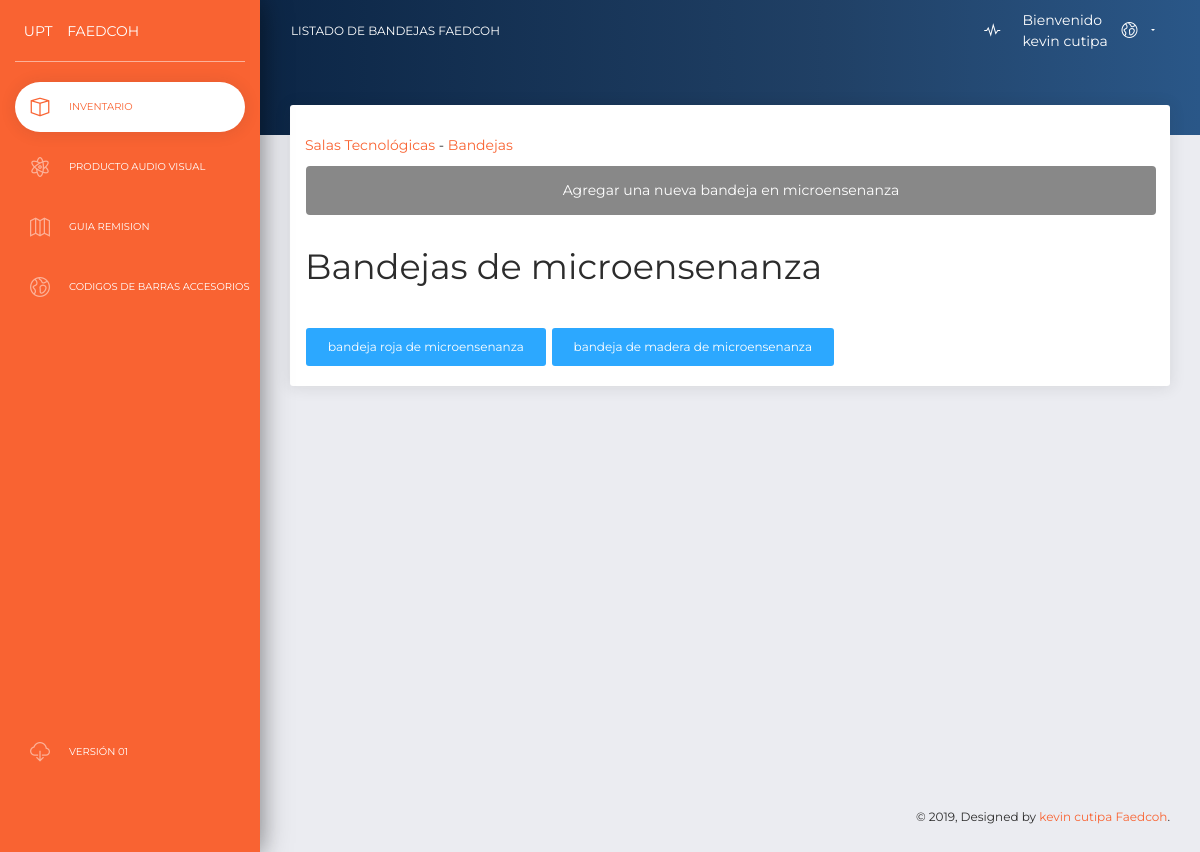
Page /inventario/listar_bandejas.php?cod=100 (signed in) on the committed database.
### tables this page shows
CREATE TABLE IF NOT EXISTS `salatecnologica` (
  `codigosalatecnologica` int(11) NOT NULL AUTO_INCREMENT,
  `nombresalatecnologica` varchar(50) DEFAULT NULL,
  `lugar` varchar(50) DEFAULT NULL,  
  PRIMARY KEY (`codigosalatecnologica`)
);

CREATE TABLE IF NOT EXISTS `bandeja` (
  `codigobandeja` int(11) NOT NULL AUTO_INCREMENT,
  `codigosalatecnologica` int(11) DEFAULT NULL,
  `nombrebandeja` varchar(50) DEFAULT NULL,
  `ubicacion` varchar(50) DEFAULT NULL,  
  PRIMARY KEY (`codigobandeja`)
);

### seguridad/conexion.php (called while the page is built, shortened)
<?php
function conectarse()
{
if(!($link = mysqli_connect("localhost", "root", "")))
{
	echo "Error conectando a la Base de Datos.";
	exit();
}
	return $link;
}
?>

### inventario/listar_bandejas.php (the view, shortened to what this page needs)
<!doctype html>
<html lang="en">
<head>
  <link href="https://use.fontawesome.com/releases/v5.0.6/css/all.css" rel="stylesheet">
  <link href="../assets/css/bootstrap.min.css" rel="stylesheet" />
  <link href="../assets/css/now-ui-dashboard.css?v=1.1.0" rel="stylesheet" />
  <link href="../assets/demo/demo.css" rel="stylesheet" />
<link rel="stylesheet" href="../assets/css/jquery.dataTables.min.css">
<link rel="stylesheet" type="text/css" href="https://cdn.datatables.net/1.10.19/css/jquery.dataTables.min.css">
</head>
<body class="">
  <div class="wrapper ">
    <div class="sidebar" data-color="orange">
      <div class="logo">
        <a href="../index.php" class="simple-text logo-mini">
          UPT
        </a>
        <a href="../index.php" class="simple-text logo-normal">
          FAEDCOH
        </a>
      </div>
      <div class="sidebar-wrapper">
        <ul class="nav">
          <li class="active">
            <a href="../inventario/listar_salastecnologicas.php">
              <i class="now-ui-icons design_app"></i>
              <p>Inventario</p>
            </a>
          </li>
          <li>
            <a href="../audiovisuales/listar_audiovisuales.php">
              <i class="now-ui-icons education_atom"></i>
              <p>Producto Audio Visual</p>
            </a>
          </li>
          <li>
            <a href="../guiaremision/listar_guiaremision.php">
              <i class="now-ui-icons location_map-big"></i>
              <p>Guia Remision</p>
            </a>
          </li>
          <li>
            <a href="../inventario/imprimircodbarra.php">
              <i class="now-ui-icons location_world"></i>
              <p>Codigos de Barras Accesorios </p>
            </a>
          </li>
          <li class="active-pro">
            <a href="#">
              <i class="now-ui-icons arrows-1_cloud-download-93"></i>
              <p>Versión 01</p>
            </a>
          </li>
        </ul>
      </div>
    </div>
    <div class="main-panel">
      <nav class="navbar navbar-expand-lg navbar-transparent  navbar-absolute bg-primary fixed-top">
        <div class="container-fluid">
          <div class="navbar-wrapper">
            <a class="navbar-brand">Listado de Bandejas FAEDCOH</a>
          </div>
          <div class="collapse navbar-collapse justify-content-end" id="navigation">
            <ul class="navbar-nav">
              <li class="nav-item">
                <a class="nav-link" href="#">
                  <i class="now-ui-icons media-2_sound-wave"></i>
                </a>
              </li>
              <div id="txtUser">Bienvenido <br> <?php echo $_SESSION['usuario']['nom']. ' ' .$_SESSION['usuario']['ape'];?></div>
              <li class="nav-item dropdown">
                <a class="nav-link dropdown-toggle" href="http://example.com" id="navbarDropdownMenuLink" data-toggle="dropdown" aria-haspopup="true" aria-expanded="false">
                  <i class="now-ui-icons location_world"></i>
                </a>
              </li>
            </ul>
          </div>
        </div>
      </nav>
      <div class="panel-header panel-header-sm">
      </div>
      <div class="content">
        <div class="row">
          <div class="col-md-12">
            <div class="card ">
              <div class="card-header ">
              </div>
              <div class="card-body ">
                 <section>
                  <?php
                  include ("../seguridad/conexion.php");
                  $codigo=$_GET['cod'];
                  ?>
                   <?php
                   $consultabandejas="SELECT * FROM bandeja WHERE bandeja.codigosalatecnologica=$codigo";
                   $consultanombresala="SELECT salatecnologica.nombresalatecnologica FROM salatecnologica WHERE salatecnologica.codigosalatecnologica=$codigo";
                   $rsbandejas = mysqli_query(conectarse(),$consultabandejas) or die("Fallo la consulta");
                   $rsnombresala = mysqli_query(conectarse(),$consultanombresala) or die("Fallo la consulta");
                   ?>
                   <?php
                   while($camposala = mysqli_fetch_array($rsnombresala)){
                   ?>
                    <a href="listar_salastecnologicas.php">Salas Tecnológicas</a>
                    <a> - </a>
                    <a href="listar_bandejas.php?cod=<?php echo $codigo?>">Bandejas</a>
                   <a type="btn btn-secondary" href="agregar_bandejas.php?codsala=<?php echo $codigo?>" class="btn btn-secondary btn-lg btn-block" >Agregar una nueva bandeja en <?php echo $camposala['nombresalatecnologica']?></a><br>
                   <h2>Bandejas de <?php echo $camposala['nombresalatecnologica'] ?></h2>
                     <?php
                      }
                     ?>
                   <?php
                   while($campobandeja = mysqli_fetch_array($rsbandejas)){
                   ?>
                   <a type="btn btn-info" href="listar_accesorios.php?codbandeja=<?php echo $campobandeja['codigobandeja']?>&codsala=<?php echo $campobandeja['codigosalatecnologica']?>" class="btn btn-info"><?php echo $campobandeja["nombrebandeja"];?></a>
                  <?php
                  }
                  ?>
                  </section>
              </div>
            </div>
          </div>
        </div>
      </div>
      <footer class="footer">
        <div class="container-fluid">
          <div class="copyright">
            &copy;
            , Designed by
            <a href="#" target="_blank">kevin cutipa</a>
            <a href="#" target="_blank">Faedcoh</a>.
          </div>
        </div>
      </footer>
    </div>
  </div>
</body>
</html>

### assets/demo/demo.css (style rules this page uses)
@media all and (min-width: 992px) { .sidebar .nav>li.active-pro { position: absolute; width: 100%; bottom: 10px; } }

### rows in the picture
salatecnologica: nombresalatecnologica "microensenanza"
bandeja: nombrebandeja "bandeja roja de microensenanza"
bandeja: nombrebandeja "bandeja de madera de microensenanza"

### other values in the picture
$_SESSION['usuario']['nom'] "kevin"
$_SESSION['usuario']['ape'] "cutipa"
